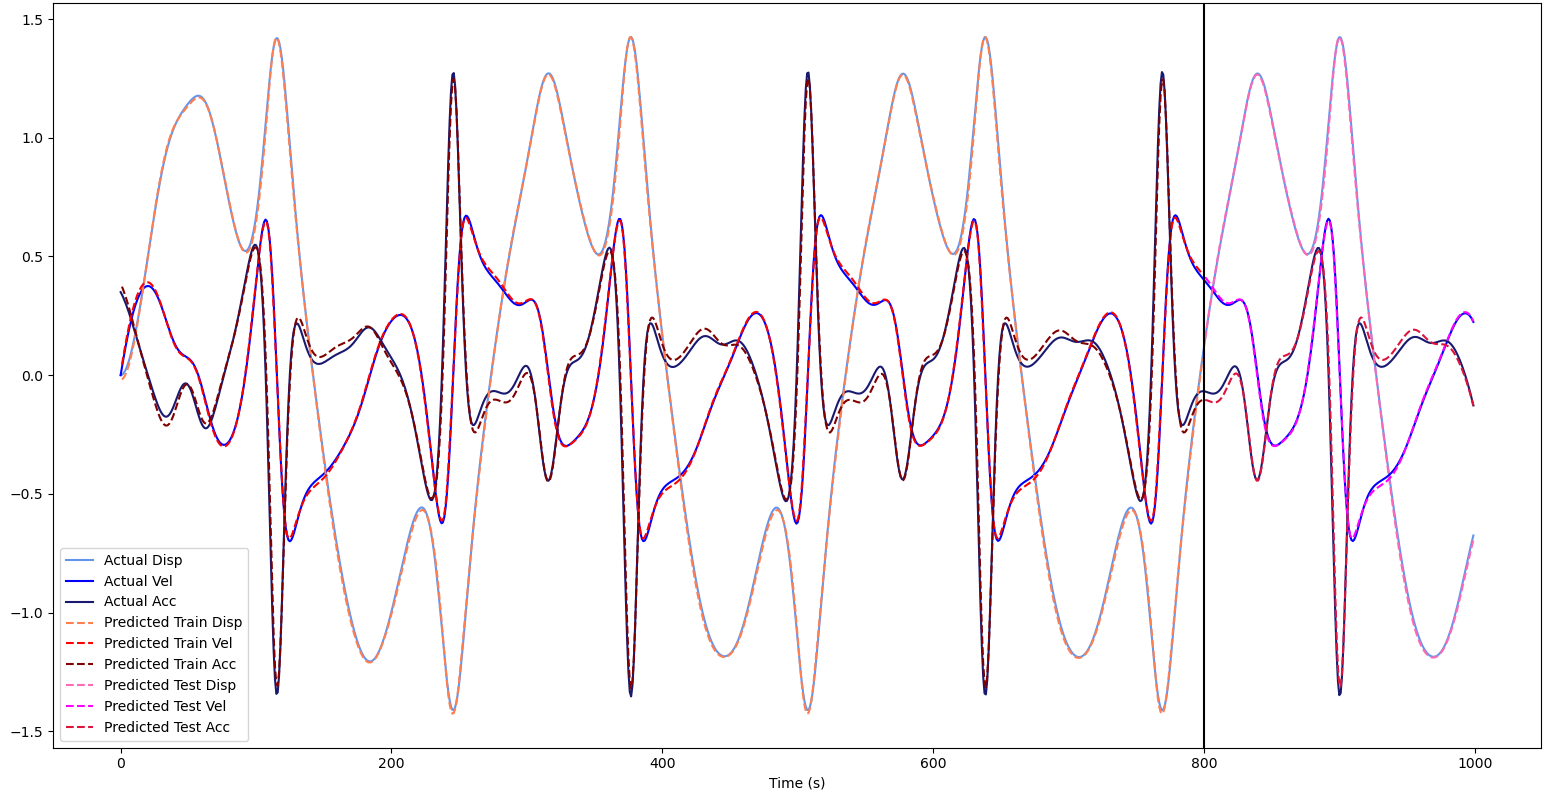

The script that drew this image:
"""
Solution to MME 9656 Assigment 4 Question 3

Reference
https://machinelearningmastery.com/lstm-for-time-series-prediction-in-pytorch/

Author: Vlad Pac
Due Date: December 6, 2023
"""

import numpy as np
import pandas as pd
import matplotlib.pyplot as plt

import torch
import torch.nn as nn
import torch.optim as optim
import torch.utils.data as data
from sklearn.model_selection import train_test_split


device = torch.device("cuda:0" if torch.cuda.is_available() else "cpu")
print(device)

sim_time = 100
dt = 0.1

df = pd.read_csv('Assignment 4\duffing_100s.csv', header=None)
x_values = df.values.astype('float32')
# print(df.head().to_string())

test_size = 0.2
train, test = train_test_split(x_values, test_size=test_size, shuffle=False)

# t = np.arange(0, sim_time, dt)
# t_train = int((1-test_size)*len(t))
# plt.plot(t, df)
# plt.plot(t[:t_train], train)
# plt.plot(t[t_train:], test)
# plt.show()

def create_dataset(dataset, lookback):
    tensor_size = len(dataset)-lookback
    # X, y = np.zeros(tensor_size), np.zeros(tensor_size)

    X, y = [], []
    for i in range(tensor_size):
        feature = dataset[i:i+lookback]
        target = dataset[i+1:i+lookback+1]
        X.append(feature)
        y.append(target)
    X = np.array(X)
    y = np.array(y)
    return torch.FloatTensor(X).to(device), torch.FloatTensor(y).to(device)

lookback = 1
X_train, y_train = create_dataset(train, lookback)
X_test, y_test = create_dataset(test, lookback)
print(X_train.shape, y_train.shape)
print(X_test.shape, y_test.shape)

input_size = 3
hidden_size = 50
num_layers = 1
output_size = 3

class Model(nn.Module):

    def __init__(self):
        super().__init__()
        self.lstm = nn.LSTM(input_size=input_size, 
                            hidden_size=hidden_size,
                            num_layers=num_layers,
                            batch_first=True)
        self.linear = nn.Linear(in_features=hidden_size,
                                out_features=output_size)

    def forward(self, x):
        x, _ = self.lstm(x)
        x = self.linear(x)
        return x
    
model = Model()
model.to(device)
optimizer = optim.Adam(model.parameters())
loss_fn = nn.MSELoss()
loader = data.DataLoader(data.TensorDataset(X_train, y_train),
                         shuffle=True,
                         batch_size=8)

n_epochs = 50
for epoch in range(n_epochs):
    model.train()
    for X_batch, y_batch in loader:
        y_pred = model(X_batch)
        loss = loss_fn(y_pred, y_batch)
        optimizer.zero_grad()
        loss.backward()
        optimizer.step()
    
    if epoch % 100 == 0:
        model.eval()
        with torch.no_grad():
            y_pred = model(X_train)
            train_rmse = np.sqrt(loss_fn(y_pred, y_train).detach().cpu().numpy())
            y_pred = model(X_test)
            test_rmse = np.sqrt(loss_fn(y_pred, y_test).detach().cpu().numpy())
        print("Epoch %d: train RMSE %.4f, test RMSE %.4f" % \
                (epoch, train_rmse, test_rmse))

with torch.no_grad():
    train_plot = np.ones_like(x_values) * np.nan
    y_pred = model(X_train)
    y_pred = y_pred[:, -1, :]
    train_plot[lookback:len(train)] = model(X_train).detach().cpu().numpy()[:, -1, :]

    test_plot = np.ones_like(x_values) * np.nan
    test_plot[len(train)+lookback:len(x_values)] = model(X_test).detach().cpu().numpy()[:, -1, :]

plt.plot(x_values[:, 0], c='cornflowerblue', label='Actual Disp')
plt.plot(x_values[:, 1], c='blue', label='Actual Vel')
plt.plot(x_values[:, 2], c='midnightblue', label='Actual Acc')
plt.plot(train_plot[:, 0], c='coral', linestyle='dashed', label='Predicted Train Disp')
plt.plot(train_plot[:, 1], c='red', linestyle='dashed', label='Predicted Train Vel')
plt.plot(train_plot[:, 2], c='maroon', linestyle='dashed', label='Predicted Train Acc')
plt.plot(test_plot[:, 0], c='hotpink', linestyle='dashed', label='Predicted Test Disp')
plt.plot(test_plot[:, 1], c='magenta', linestyle='dashed', label='Predicted Test Vel')
plt.plot(test_plot[:, 2], c='crimson', linestyle='dashed', label='Predicted Test Acc')
plt.xlabel('Time (s)')
# plt.ylabel('Displacement (m)')
plt.axvline(x=800, color='black')
plt.legend()
plt.show()
